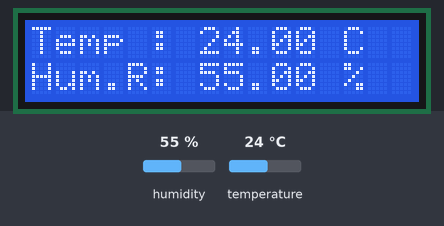
The sketch below on a simulated ESP8266 (NodeMCU). Parts: 16×2 character LCD. The test bench sets the inputs (shaded band); at power-on: humidity 55 %, temperature 24 °C. WiFi joins after 1.5 s; servers stay silent unless stated; uploads are accepted with an empty reply; what the sketch prints to the serial monitor is not drawn.

Above: at 2.7 s.
2.8 s: humidity set to 22 %
At 7.8 s:
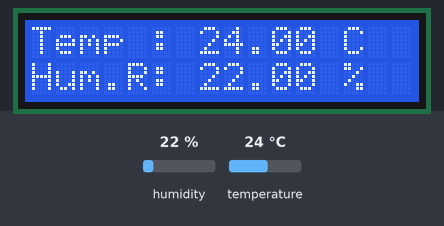
9.4 s: temperature set to 12 °C
At 13.7 s:
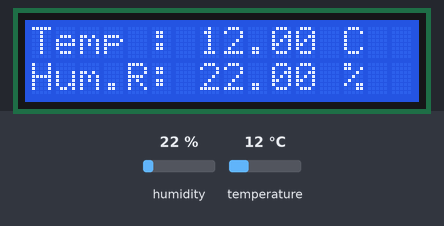
16.0 s: humidity set to 40 %
At 19.6 s:
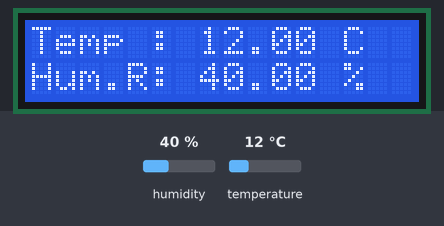
22.6 s: temperature set to 19 °C
At 26.7 s:
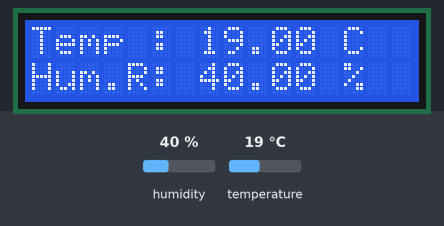
Timing chart, 0 to 28.2 s (numbered marks = the images above; inputs shaded):
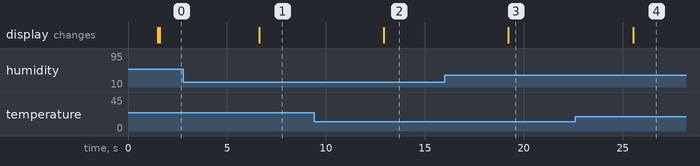

The sketch:

Con_conexion_a_xamp.ino
```cpp
#include <LiquidCrystal_I2C.h>
#include <ESP8266WiFi.h>
#include <DHT.h>

const char* ssid     = "Telemetria T";
const char* password = "m3d1c4lsiis12";
const char* host = "192.168.10.30";
const int   port = 80;
const int   watchdog = 5000;
unsigned long previousMillis = millis();

int lcdColumns=16;
int lcdRows=2;
LiquidCrystal_I2C lcd(0x27, lcdColumns, lcdRows);

#define DHTTYPE DHT22
#define DHTPIN  13

DHT dht(DHTPIN, DHTTYPE, 27);

float temperatura; // double
float humedad;
String zona = "Farmacia";
int contador=0;
int iterador=1;
void setup() {
  Serial.begin(115200);

   WiFi.begin(ssid, password);
   while (WiFi.status() != WL_CONNECTED) {
    delay(500);
    Serial.print(".");

  }

  Serial.println("");
  Serial.println("WiFi connected");
  Serial.println("IP address: ");
  Serial.println(WiFi.localIP());

  lcd.begin();
  lcd.backlight();
  dht.begin();
}

void loop() {
  temperatura = dht.readTemperature();
  humedad = dht.readHumidity();
  lcd.setCursor(0, 0);
  lcd.print("Temp : ");
  lcd.print(temperatura);
  lcd.print(" C");
//VALIDAR CON EL LCD
  lcd.setCursor(0,1);
  lcd.print("Hum.R: ");
  lcd.print(humedad);
  lcd.print(" %");
//VALIDAR CON EL LCD

  unsigned long currentMillis = millis();
  if ( currentMillis - previousMillis > watchdog ) {
    previousMillis = currentMillis;
    WiFiClient client;
    if (!client.connect(host, port)) {
      Serial.println("Fallo al conectar");
      return;
    }
   if (contador>=20){
   iterador=1;
   contador=0;
   }else{
    iterador=0;
    }

    Serial.println(contador);


    String url = "/jorge/jorge.php?zona=";
    url += zona;
    url += "&temp=";
    url += temperatura;
    url += "&hum=";
    url += humedad;
    url += "&dato=";
    url += iterador;


    // Enviamos petición al servidor
    client.print(String("GET ") + url + " HTTP/1.1\r\n" +
               "Host: " + host + "\r\n" +
               "Connection: close\r\n\r\n");


    unsigned long timeout = millis();
    while (client.available() == 0) {
      if (millis() - timeout > 5000) {
        Serial.println(">>> Client Timeout !");
        client.stop();
        return;
      }
    }

    // Leemos la respuesta del servidor
    while(client.available()){
      String line = client.readStringUntil('\r');
    //  if (contador==20){
   //  iterador=1;
   //  contador=0;
   //   }else{
   //   iterador=0;
   //   }
      Serial.print(line);
    }


  }
  contador++;
  delay (5000);

}
```

Measured:
- after the input at 2.8 s, the display: changes after 3.8 s (image 1)
- after the input at 9.4 s, the display: changes after 3.5 s (image 2)
- after the input at 16.0 s, the display: changes after 3.2 s (image 3)
- after the input at 22.6 s, the display: changes after 2.9 s (image 4)
